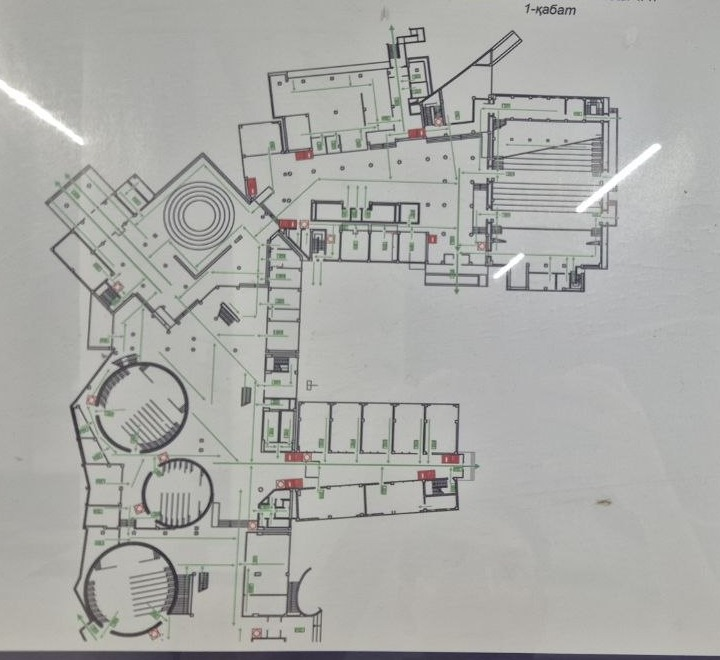
#> input picture docs/map-source/evacuation-plans/floor-1-south.jpg, 720 x 660 px; its folder holds 4 pictures in this run
$ python stitch_evacuation_plans.py
#> lines starting #> are read from the running program, lines starting #| are printed output that depends on the picture
"""Stitch the evacuation-plan photos into one reference image per floor.

Run: python3 scripts/stitch_evacuation_plans.py
Needs opencv-python-headless and numpy (scripts/requirements-map.txt).

Each floor was photographed as two or three overlapping sheets. Photos are warped
into one frame: the floor-1 middle sheet defines it; other sheets are matched to
it with SIFT features, and sheets that share too little with it (the north
halves and the floor-3 middle sheet) are fitted on the corners of the classroom
wings, assuming the blocks are evenly spaced. The result is turned 180 degrees to the app's orientation
(Block H at the top) and written in map units, so scripts/campus_layout.py
coordinates can be read straight off the image.
"""
from pathlib import Path

import cv2
import numpy as np

ROOT = Path(__file__).resolve().parents[1]
PLANS = ROOT / 'docs/map-source/evacuation-plans'
SCALE = 1.5                     # output pixels per map unit
WIDTH, HEIGHT, DY = 800, 1660, 20
# Crop offset of each saved photo inside the original picture.
OFFSET = {'floor-1-south': (140, 40), 'floor-1-middle': (150, 60), 'floor-1-north': (170, 120),
          'floor-2-south': (200, 80), 'floor-2-middle': (290, 120), 'floor-2-north': (190, 110),
          'floor-3-south': (180, 70), 'floor-3-middle': (60, 250), 'floor-3-north': (170, 40)}


def wing(block_index):
    """Corners of a block's classroom wing in the frame of the floor-1 middle photo."""
    top = 327.5 + 216.5 * block_index
    return [(438.5, top), (591, top), (591, top + 46), (438.5, top + 46)]


def corners(tl, tr, bottom):
    return [tl, tr, (tr[0], bottom), (tl[0], bottom)]


# Wing corners read from sheets that share no detail with floor 1 (original photo pixels):
# Blocks D and E on the floor-3 middle sheet, Blocks F, G and H on the north sheets.
MIDDLE = {'floor-3-middle': corners((346, 511.3), (492.5, 511.3), 559) + corners((346, 730), (494.6, 730), 779.2)}
NORTH = {
    'floor-1-north': corners((437, 176), (571, 176), 218) + corners((432, 372), (566, 372), 414) + corners((425, 570), (562, 570), 611),
    'floor-2-north': corners((425, 106.7), (558, 106.7), 150) + corners((422.5, 297.5), (557.5, 297.5), 345) + corners((420, 497.5), (557.5, 497.5), 542.5),
    'floor-3-north': corners((411, 114), (545, 114), 160) + corners((409, 303.5), (542.5, 303.5), 350) + corners((402.5, 502.5), (540, 502.5), 549),
}


def image(name):
#> called with name = 'floor-1-south'
    return cv2.imread(str(PLANS / f'{name}.jpg'))
#> returned value is the input picture: shape (660, 720, 3); mean B, G, R 168.3, 171.5, 171


def to_frame_from_original(name):
    """Matrix taking a saved (cropped) photo's pixels back to its original pixels."""
    x, y = OFFSET[name]
    return np.array([[1, 0, x], [0, 1, y], [0, 0, 1]], float)


def match(a, b):
    """Homography from photo a to photo b, both in original pixels."""
    sift = cv2.SIFT_create(10000)
    ka, da = sift.detectAndCompute(cv2.cvtColor(image(a), cv2.COLOR_BGR2GRAY), None)
#> ka = 3046 keypoints; strongest (x, y, size): (420, 100, 1.8), (473, 121, 2.2), (399, 56, 2.5), (410, 29, 2)
    kb, db = sift.detectAndCompute(cv2.cvtColor(image(b), cv2.COLOR_BGR2GRAY), None)
#> call 2 of image, with name = 'floor-1-middle'
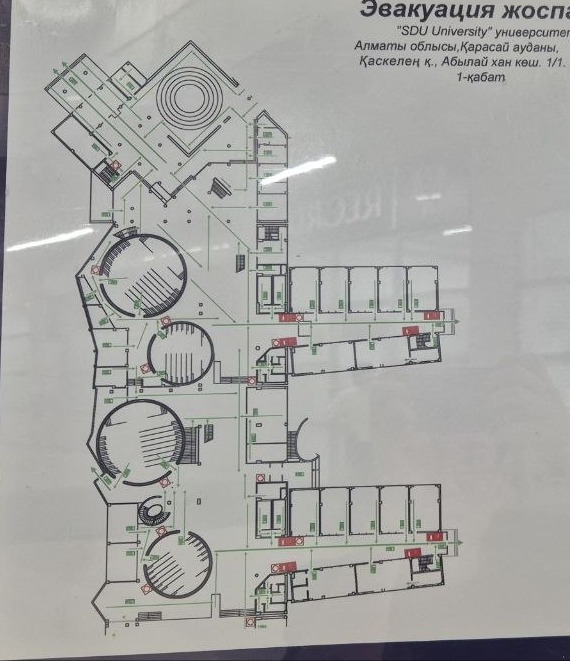
#> input picture docs/map-source/evacuation-plans/floor-1-middle.jpg, 570 x 661 px
#> in image, returned value is the input picture: shape (661, 570, 3); mean B, G, R 164, 166.5, 166.5
#> kb = 1930 keypoints; strongest (x, y, size): (469, 7, 2.9), (453, 6, 2.8), (399, 12, 2.2), (170, 472, 2.6)
    good = [m for m, n in cv2.BFMatcher().knnMatch(da, db, k=2) if m.distance < 0.78 * n.distance]
#> good = 673 matches
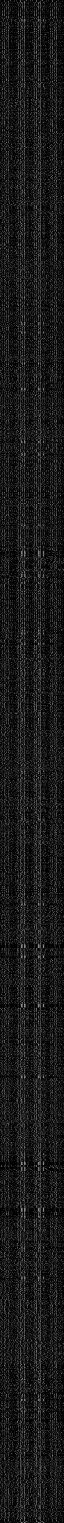
#> da: shape (3046, 128) float32 (shown at 1/2 size); min 0, max 201, mean 25.4
    pa = np.float32([ka[m.queryIdx].pt for m in good])
#> pa = 673 pairs, first value 20.65 to 655.4, second value 8.98 to 639.2
    pb = np.float32([kb[m.trainIdx].pt for m in good])
#> pb = 673 pairs, first value 53.02 to 554.1, second value 7.85 to 615
    homography, inliers = cv2.findHomography(pa, pb, cv2.RANSAC, 4.0)
#> homography = [[0.957, 0.0434, -8.35], [-0.00932, 0.931, -99.46], [4.57e-05, 1.13e-05, 1]]; inliers = 673 values, max 1 at index 1, min 0 at index 0, mean 0.63
    print(f'{a} -> {b}: {int(inliers.sum())} of {len(good)} matches agree')
#| floor-1-south -> floor-1-middle: 424 of 673 matches agree
    return to_frame_from_original(b) @ homography @ np.linalg.inv(to_frame_from_original(a))


def fit_wings(points, blocks):
    source = np.float32(points)
    target = np.float32([p for k in blocks for p in wing(k)])
    affine, _ = cv2.estimateAffine2D(source, target)
    return np.vstack([affine, [0, 0, 1]])


def main():
    frame = {'floor-1-middle': np.eye(3)}
    frame['floor-1-south'] = match('floor-1-south', 'floor-1-middle')
    frame['floor-2-south'] = frame['floor-1-south'] @ match('floor-2-south', 'floor-1-south')
    frame['floor-2-middle'] = frame['floor-2-south'] @ match('floor-2-middle', 'floor-2-south')
    frame['floor-3-middle'] = fit_wings(MIDDLE['floor-3-middle'], (0, 1))
    frame['floor-3-south'] = frame['floor-3-middle'] @ match('floor-3-south', 'floor-3-middle')
    for name, points in NORTH.items():
        frame[name] = fit_wings(points, (2, 3, 4))
    # Frame -> map units (turned 180 degrees), then -> output pixels.
    to_map = np.array([[-1.2, 0, 810 * 1.2], [0, -1.2, 1320 * 1.2 + DY], [0, 0, 1]], float)
    to_pixels = np.diag([SCALE, SCALE, 1.0])
    size = (int(WIDTH * SCALE), int(HEIGHT * SCALE))
    order = {1: ['floor-1-north', 'floor-1-middle', 'floor-1-south'],
             2: ['floor-2-north', 'floor-2-middle', 'floor-2-south'],
             3: ['floor-3-north', 'floor-3-middle', 'floor-3-south']}
    for floor, names in order.items():
        canvas = np.full((size[1], size[0], 3), 255, np.uint8)
        for name in names:  # later sheets are drawn on top
            photo = image(name)
            matrix = to_pixels @ to_map @ frame[name] @ to_frame_from_original(name)
            warped = cv2.warpPerspective(photo, matrix, size)
            mask = cv2.warpPerspective(np.full(photo.shape[:2], 255, np.uint8), matrix, size)
            canvas[mask > 0] = warped[mask > 0]
        out = PLANS / f'floor-{floor}-stitched.jpg'
        cv2.imwrite(str(out), canvas, [cv2.IMWRITE_JPEG_QUALITY, 82])
        print('wrote', out.relative_to(ROOT))


if __name__ == '__main__':
#> (the run stopped early here; a loop or call above may not have finished)
